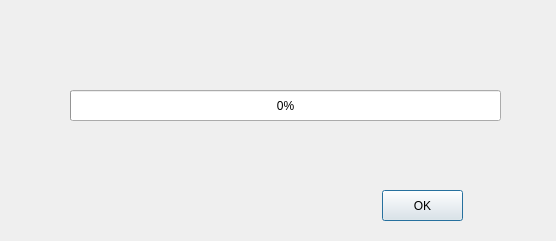
<?xml version="1.0" encoding="UTF-8"?>
<ui version="4.0">
 <class>progressdialog</class>
 <widget class="QDialog" name="progressdialog">
  <property name="geometry">
   <rect>
    <x>0</x>
    <y>0</y>
    <width>556</width>
    <height>241</height>
   </rect>
  </property>
  <property name="windowTitle">
   <string>Dialog</string>
  </property>
  <widget class="QProgressBar" name="progressBar">
   <property name="geometry">
    <rect>
     <x>70</x>
     <y>90</y>
     <width>431</width>
     <height>31</height>
    </rect>
   </property>
   <property name="value">
    <number>0</number>
   </property>
  </widget>
  <widget class="QPushButton" name="pushButton">
   <property name="geometry">
    <rect>
     <x>382</x>
     <y>190</y>
     <width>81</width>
     <height>31</height>
    </rect>
   </property>
   <property name="text">
    <string>OK</string>
   </property>
  </widget>
 </widget>
 <resources/>
 <connections/>
</ui>
